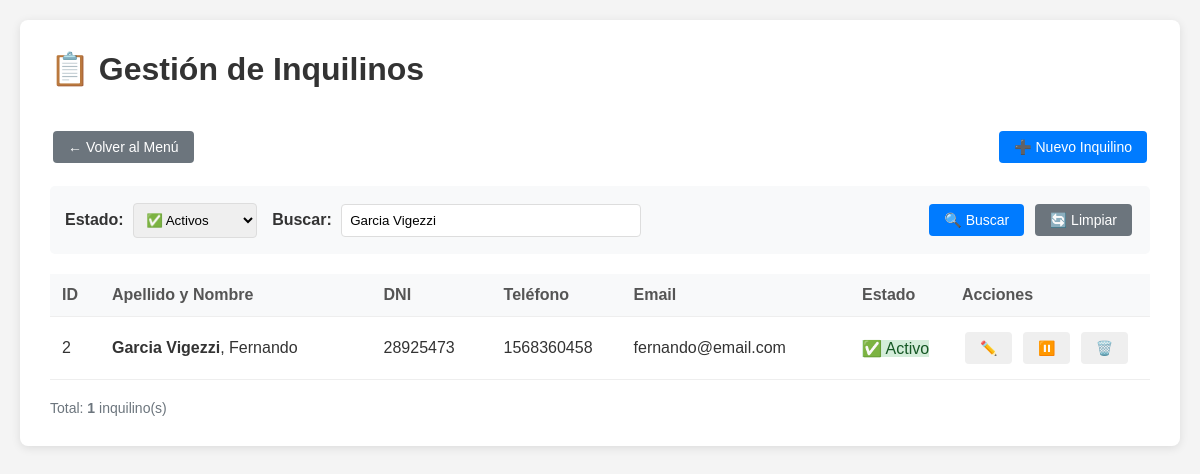
Page /form_inquilinos.php?busqueda=Garcia Vigezzi (signed in) on the committed database.
### tables this page shows
CREATE TABLE `inquilinos` (
  `id` int(11) NOT NULL AUTO_INCREMENT,
  `nombre` varchar(100) NOT NULL,
  `apellido` varchar(100) NOT NULL,
  `dni` varchar(20) NOT NULL,
  `telefono` varchar(50) DEFAULT NULL,
  `email` varchar(100) DEFAULT NULL,
  `direccion` varchar(255) DEFAULT NULL,
  `localidad` varchar(100) DEFAULT NULL,
  `provincia` varchar(100) DEFAULT NULL,
  `observaciones` text DEFAULT NULL,
  `estado` enum('activo','inactivo','eliminado') NOT NULL DEFAULT 'activo',
  `created_at` timestamp NOT NULL DEFAULT current_timestamp(),
  `updated_at` timestamp NOT NULL DEFAULT current_timestamp() ON UPDATE current_timestamp(),
  `deleted_at` timestamp NULL DEFAULT NULL,
  PRIMARY KEY (`id`),
  UNIQUE KEY `dni` (`dni`),
  KEY `idx_inquilino_dni` (`dni`)
);

### form_inquilinos.php (the view, shortened to what this page needs)
<?php
require_once 'config.php';
$filtro = $_GET['filtro'] ?? 'activos';
$busqueda = $_GET['busqueda'] ?? '';
$sql = "SELECT * FROM inquilinos WHERE 1=1";
$params = [];
if ($filtro === 'activos') {
    $sql .= " AND estado = 'activo'";
} elseif ($filtro === 'inactivos') {
    $sql .= " AND estado = 'inactivo'";
} elseif ($filtro === 'eliminados') {
    $sql .= " AND estado = 'eliminado'";
}
if (!empty($busqueda)) {
    $sql .= " AND (apellido LIKE :busqueda OR nombre LIKE :busqueda OR dni LIKE :busqueda)";
    $params[':busqueda'] = "%$busqueda%";
}
$sql .= " ORDER BY apellido, nombre";
$stmt = $pdo->prepare($sql);
$stmt->execute($params);
$inquilinos = $stmt->fetchAll();
?>
<!DOCTYPE html>
<html lang="es">
<head>
    <link rel="stylesheet" href="assets/css/styles.css">
</head>
<body class="form-inquilinos">
    <div class="container">
        <h1>📋 Gestión de Inquilinos</h1>
        <div class="top-actions">
            <div>
                <a href="index.php" class="btn btn-secondary">← Volver al Menú</a>
            </div>
            <div>
                <button onclick="nuevoInquilino()" class="btn btn-primary">
                    ➕ Nuevo Inquilino
                </button>
            </div>
        </div>
        <div class="filtros">
            <form method="GET" style="display: flex; gap: 15px; align-items: center; flex-wrap: wrap; width: 100%;">
                <div>
                    <label>Estado:</label>
                    <select name="filtro" onchange="this.form.submit()">
                        <option value="activos" <?php echo $filtro === 'activos' ? 'selected' : '' ?>>✅ Activos</option>
                    </select>
                </div>
                <div style="flex-grow: 1;">
                    <label>Buscar:</label>
                    <input type="text" name="busqueda" value="<?php echo htmlspecialchars($busqueda) ?>"
                           placeholder="Apellido, nombre o DNI..." style="min-width: 300px;">
                </div>
                <div>
                    <button type="submit" class="btn btn-primary">🔍 Buscar</button>
                    <a href="form_inquilinos.php" class="btn btn-secondary">🔄 Limpiar</a>
                </div>
            </form>
        </div>
        <table>
            <thead>
                <tr>
                    <th style="width: 50px;">ID</th>
                    <th>Apellido y Nombre</th>
                    <th style="width: 120px;">DNI</th>
                    <th style="width: 130px;">Teléfono</th>
                    <th>Email</th>
                    <th style="width: 100px;">Estado</th>
                    <th style="width: 200px;">Acciones</th>
                </tr>
            </thead>
            <tbody>
                <?php if (count($inquilinos) > 0): ?>
                    <?php foreach ($inquilinos as $inquilino): ?>
                        <tr id="row-<?php echo $inquilino['id'] ?>">
                            <td><?php echo $inquilino['id'] ?></td>
                            <td>
                                <strong><?php echo htmlspecialchars($inquilino['apellido']) ?></strong>,
                                <?php echo htmlspecialchars($inquilino['nombre']) ?>
                            </td>
                            <td><?php echo htmlspecialchars($inquilino['dni']) ?></td>
                            <td><?php echo htmlspecialchars($inquilino['telefono'] ?? '-') ?></td>
                            <td><?php echo htmlspecialchars($inquilino['email'] ?? '-') ?></td>
                            <td>
                                <span class="estado-badge estado-<?php echo $inquilino['estado'] ?>">
                                    <?php
                                    $estados = [
                                        'activo' => '✅ Activo',
                                        'inactivo' => '⏸️ Inactivo',
                                        'eliminado' => '🗑️ Eliminado'
                                    ];
                                    echo $estados[$inquilino['estado']] ?? $inquilino['estado'];
                                    ?>
                                </span>
                            </td>
                            <td>
                                <?php if ($inquilino['estado'] !== 'eliminado'): ?>
                                    <button onclick="editarInquilino(<?php echo $inquilino['id'] ?>)"
                                            class="btn btn-editar" title="Editar">
                                        ✏️
                                    </button>
                                    <?php if ($inquilino['estado'] === 'activo'): ?>
                                        <button onclick="desactivarInquilino(<?php echo $inquilino['id'] ?>)"
                                                class="btn btn-desactivar" title="Desactivar">
                                            ⏸️
                                        </button>
                                    <?php endif; ?>
                                    <button onclick="eliminarInquilino(<?php echo $inquilino['id'] ?>)"
                                            class="btn btn-eliminar" title="Eliminar">
                                        🗑️
                                    </button>
                                <?php else: ?>
                                    <span style="color: #999; font-style: italic;">Eliminado</span>
                                <?php endif; ?>
                            </td>
                        </tr>
                    <?php endforeach; ?>
                <?php endif; ?>
            </tbody>
        </table>
        <div style="margin-top: 20px; color: #6c757d; font-size: 14px;">
            Total: <strong><?php echo count($inquilinos) ?></strong> inquilino(s)
        </div>
    </div>
</body>
</html>

### assets/css/styles.css (style rules this page uses)
* { margin: 0; padding: 0; box-sizing: border-box; }
body { font-family: Arial, sans-serif; background: #f4f4f4; margin: 0; padding: 20px; color: #333; }
.container { max-width: 1400px; margin: 0 auto; background: white; padding: 30px; border-radius: 8px; box-shadow: 0 2px 10px rgba(0, 0, 0, 0.1); }
h1 { color: #333; padding-bottom: 10px; margin-bottom: 30px; }
h1, h2, h3 { color: #333; }
.btn { padding: 8px 15px; margin: 3px; border: none; cursor: pointer; border-radius: 4px; font-size: 14px; text-decoration: none; display: inline-block; transition: all 0.3s; }
.btn-primary { background: #007bff; color: white; }
.btn-secondary { background: #6c757d; color: white; }
.filtros { margin: 20px 0; padding: 15px; background: #f8f9fa; border-radius: 5px; display: flex; gap: 15px; align-items: center; flex-wrap: wrap; }
.filtros label { font-weight: bold; margin-right: 5px; }
.filtros input, .filtros select { padding: 8px; border: 1px solid #ddd; border-radius: 4px; }
.top-actions { display: flex; justify-content: space-between; align-items: center; margin-bottom: 20px; }
table { width: 100%; border-collapse: collapse; margin-top: 20px; }
th, td { padding: 12px; text-align: left; border-bottom: 1px solid #eee; }
th { background: #343a40; color: white; font-weight: bold; }
.badge-success, .estado-activo { background: #d4edda; color: #155724; }
.form-inquilinos h1 { border-bottom-color: #007bff; }
table { width: 100%; border-collapse: collapse; }
th { background: #f8f9fa; font-weight: bold; color: #555; }

### rows in the picture
inquilinos: id "2", apellido "Garcia Vigezzi", nombre "Fernando", dni "28925473", telefono "1568360458", email "fernando@email.com", estado "✅ Activo"

### other values in the picture
count($inquilinos) "1"
